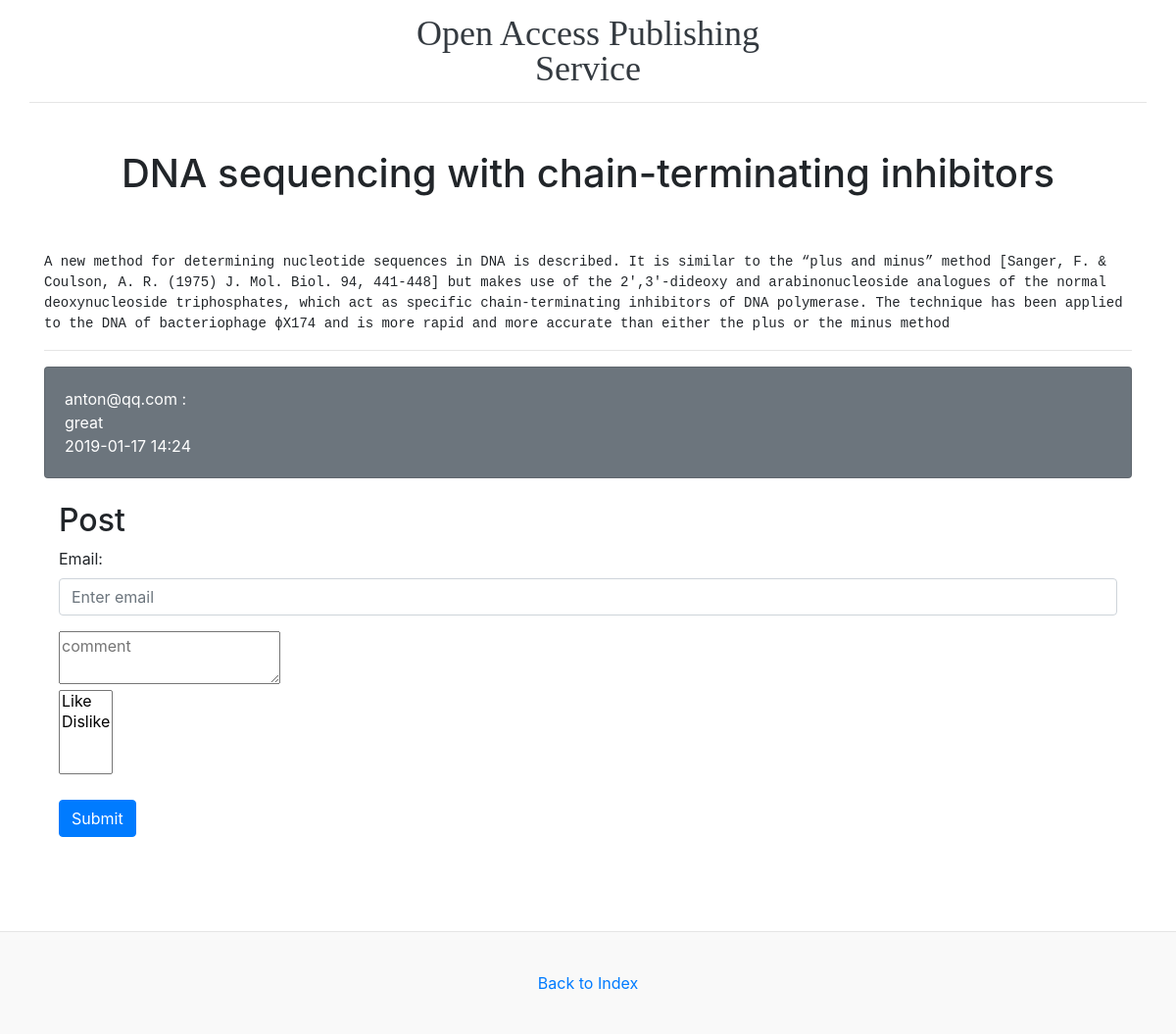
The page /article/7 on the database as committed earlier.
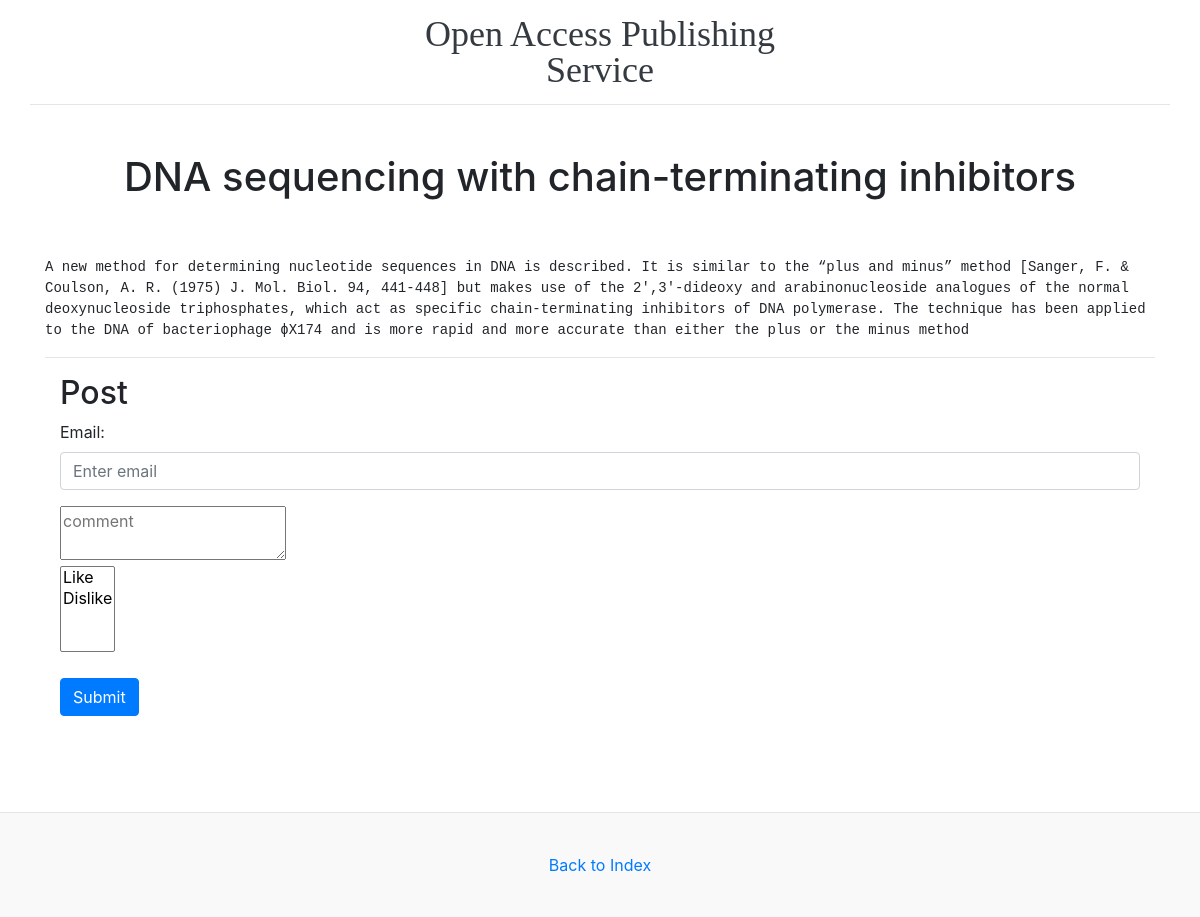
The same page on the database as committed later.
### app.py (models this page shows)
class Article(db.Model):
    __tablename__ = 'articles'
    id = db.Column(db.Integer, primary_key=True)
    author_id = db.Column(db.Integer, db.ForeignKey('authors.id'))
    subject_id = db.Column(db.Integer, db.ForeignKey('subjects.id'))
    title = db.Column(db.String(50))
    body = db.Column(db.Text)
    comments = db.relationship('Comment', backref='article')
    time = db.Column(db.DateTime)
    like = db.Column(db.Integer)
    dislike = db.Column(db.Integer)

class Comment(db.Model):
    __tablename__ = 'comments'
    id = db.Column(db.Integer, primary_key=True)
    author_id = db.Column(db.Integer, db.ForeignKey('authors.id'))
    article_id = db.Column(db.Integer, db.ForeignKey('articles.id'))
    body = db.Column(db.Text)
    time = db.Column(db.DateTime)

class Author(db.Model):
    __tablename__= 'authors'
    id = db.Column(db.Integer, primary_key=True)
    mail = db.Column(db.String(50), unique=True)
    password = db.Column(db.String(50))
    articles = db.relationship('Article', backref='author')
    comments = db.relationship('Comment', backref='author')

### app.py (the view)
@app.route('/article/<article_id>')
def get_article(article_id):
    commentss = Comment.query.order_by(Comment.time.desc()).all()
    article = Article.query.filter(Article.id == article_id).first()
    return render_template('article.html', article=article, commentss=commentss)

### app.py (called while the page is built)
@app.before_request
def before_action():
    app.logger.debug('-------------------------------------------------request.path:' + request.path + '-------------------------------------------------------------------')
    if not request.path.startswith('/static') and not request.path == '/login':
        session['newurl'] = request.path
    if 'mail' not in session:
        if  request.path == '/admin':
            return redirect('/login')
    print(session.get('2'))

@app.after_request
def ip_count(response):
    if request.path.startswith('/article/'):
        article_id = request.path[request.path.rfind('/article/', 1):]
        print(article_id)
        session[article_id] = 66666;
    return response

### templates/article.html (shortened to what this page needs)
<!DOCTYPE html>
<html lang="en">
<head>
    {% include 'base.html' %}
</head>
<body>
{% include 'header.html' %}
<div class="container">
    <br><br>
    <h1 style="text-align: center">{{ article.title }}</h1><br><br>
    <pre>{{ article.body|safe }}</pre>
    <hr>
</div>
<div class="container">
    {% for commentss in article.comments %}
        <div class="card bg-secondary text-white">
            <div class="card-body">{{ commentss.author.mail }} :<br>{{ commentss.body }}<br>{{ commentss.time.strftime("%Y-%m-%d %H:%M") }}
            </div>
        </div><br>
    {% endfor %}
    <div class="container">
    <h2>Post</h2>
    <form name ='commenting' id='commenting'method="POST" action="{{ url_for('commenting')}}">
        <div class="form-group">
            <label for="email">Email:</label>
            <input type="email" class="form-control" id="author" placeholder="Enter email" name="author">
        </div>
        <textarea placeholder="comment" id="comment" name="comment"></textarea><br>
        <select multiple id="liked" name="liked">
            <option value="1">Like</option>
            <option value="2">Dislike</option>
        </select>
        <br><br>
        <button type="submit" class="btn btn-primary">Submit</button>
    </form>
    </div>
</div>
<br><br>
<br><br>
</body>
  <footer class="blog-footer">
      <p>
        <a href="/">Back to Index</a>
      </p>
    </footer>
</html>

### templates/base.html (shortened to what this page needs)
<head>
    <link href="{{ url_for('static', filename = 'bootstrap-4.0.0/docs/4.0/examples/blog/blog.css') }}" rel="stylesheet">
    <link rel="stylesheet" href="https://cdn.staticfile.org/twitter-bootstrap/4.1.0/css/bootstrap.min.css">
</head>

### templates/header.html (shortened to what this page needs)
<header class="blog-header py-3 container">
    <div class="row flex-nowrap justify-content-between align-items-center">
        <div class="col-4 pt-1">
        </div>
        <div class="col-4 text-center">
            <a class="blog-header-logo text-dark" href="/">Open Access Publishing Service</a>
        </div>
        <div class="col-4 d-flex justify-content-end align-items-center">
        </div>
    </div>
</header>

### templates/article.html (style rules this page uses)
pre { white-space: pre-wrap !important; word-wrap: break-word !important; *white-space: normal !important; }

Rows that differ between the two databases and show on the page:
removed Comment: author.mail "anton@qq.com", body "great", time "2019-01-17 14:24"
